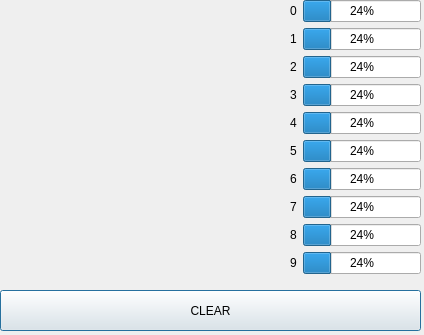
<?xml version="1.0" encoding="UTF-8"?>
<ui version="4.0">
 <class>Dialog</class>
 <widget class="QDialog" name="Dialog">
  <property name="geometry">
   <rect>
    <x>0</x>
    <y>0</y>
    <width>424</width>
    <height>335</height>
   </rect>
  </property>
  <property name="windowTitle">
   <string>Dialog</string>
  </property>
  <widget class="QWidget" name="formLayoutWidget">
   <property name="geometry">
    <rect>
     <x>290</x>
     <y>0</y>
     <width>131</width>
     <height>285</height>
    </rect>
   </property>
   <layout class="QFormLayout" name="formLayout">
    <item row="0" column="0">
     <widget class="QLabel" name="label">
      <property name="text">
       <string>0</string>
      </property>
     </widget>
    </item>
    <item row="0" column="1">
     <widget class="QProgressBar" name="progressBar">
      <property name="value">
       <number>24</number>
      </property>
     </widget>
    </item>
    <item row="1" column="0">
     <widget class="QLabel" name="label_2">
      <property name="text">
       <string>1</string>
      </property>
     </widget>
    </item>
    <item row="1" column="1">
     <widget class="QProgressBar" name="progressBar_1">
      <property name="value">
       <number>24</number>
      </property>
     </widget>
    </item>
    <item row="2" column="0">
     <widget class="QLabel" name="label_3">
      <property name="text">
       <string>2</string>
      </property>
     </widget>
    </item>
    <item row="2" column="1">
     <widget class="QProgressBar" name="progressBar_2">
      <property name="value">
       <number>24</number>
      </property>
     </widget>
    </item>
    <item row="3" column="0">
     <widget class="QLabel" name="label_4">
      <property name="text">
       <string>3</string>
      </property>
     </widget>
    </item>
    <item row="3" column="1">
     <widget class="QProgressBar" name="progressBar_3">
      <property name="value">
       <number>24</number>
      </property>
     </widget>
    </item>
    <item row="4" column="0">
     <widget class="QLabel" name="label_5">
      <property name="text">
       <string>4</string>
      </property>
     </widget>
    </item>
    <item row="4" column="1">
     <widget class="QProgressBar" name="progressBar_4">
      <property name="value">
       <number>24</number>
      </property>
     </widget>
    </item>
    <item row="5" column="0">
     <widget class="QLabel" name="label_6">
      <property name="text">
       <string>5</string>
      </property>
     </widget>
    </item>
    <item row="5" column="1">
     <widget class="QProgressBar" name="progressBar_5">
      <property name="value">
       <number>24</number>
      </property>
     </widget>
    </item>
    <item row="6" column="0">
     <widget class="QLabel" name="label_7">
      <property name="text">
       <string>6</string>
      </property>
     </widget>
    </item>
    <item row="6" column="1">
     <widget class="QProgressBar" name="progressBar_6">
      <property name="value">
       <number>24</number>
      </property>
     </widget>
    </item>
    <item row="7" column="0">
     <widget class="QLabel" name="label_8">
      <property name="text">
       <string>7</string>
      </property>
     </widget>
    </item>
    <item row="7" column="1">
     <widget class="QProgressBar" name="progressBar_7">
      <property name="value">
       <number>24</number>
      </property>
     </widget>
    </item>
    <item row="8" column="0">
     <widget class="QLabel" name="label_9">
      <property name="text">
       <string>8</string>
      </property>
     </widget>
    </item>
    <item row="9" column="0">
     <widget class="QLabel" name="label_10">
      <property name="text">
       <string>9</string>
      </property>
     </widget>
    </item>
    <item row="9" column="1">
     <widget class="QProgressBar" name="progressBar_9">
      <property name="value">
       <number>24</number>
      </property>
     </widget>
    </item>
    <item row="8" column="1">
     <widget class="QProgressBar" name="progressBar_8">
      <property name="value">
       <number>24</number>
      </property>
     </widget>
    </item>
   </layout>
  </widget>
  <widget class="QPushButton" name="pushButton">
   <property name="geometry">
    <rect>
     <x>0</x>
     <y>290</y>
     <width>421</width>
     <height>41</height>
    </rect>
   </property>
   <property name="text">
    <string>CLEAR</string>
   </property>
  </widget>
  <widget class="QWidget" name="widget" native="true">
   <property name="geometry">
    <rect>
     <x>0</x>
     <y>0</y>
     <width>280</width>
     <height>280</height>
    </rect>
   </property>
  </widget>
 </widget>
 <resources/>
 <connections/>
</ui>
